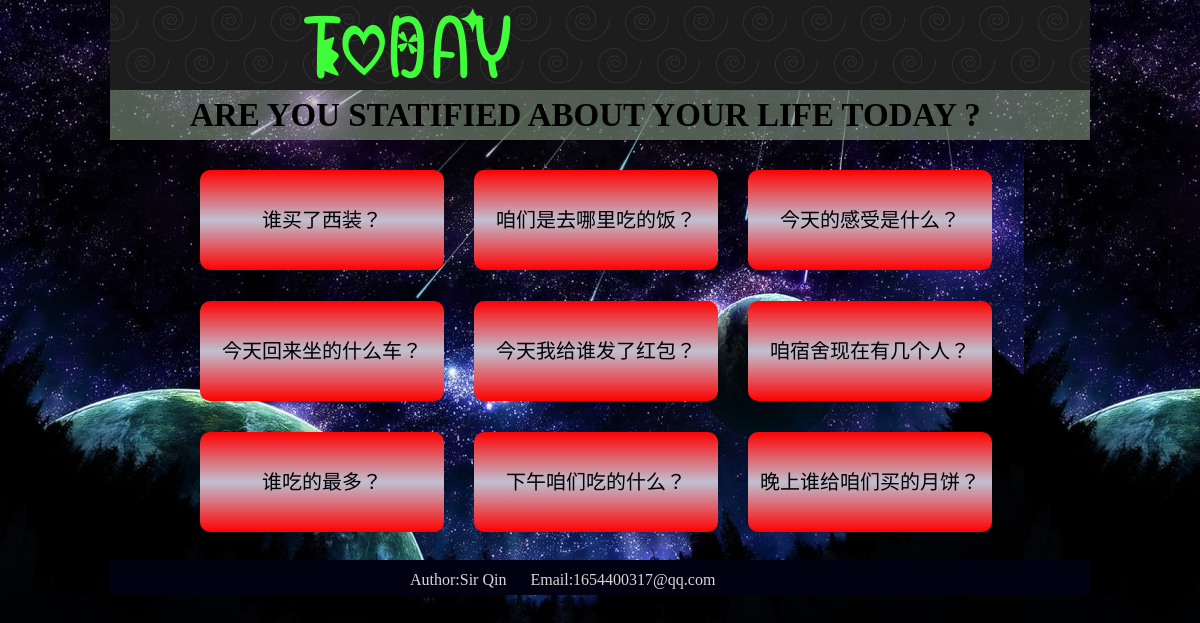
The app's page /index/ with its own data.
### polls/models.py (models this page shows, shortened)
class Question(models.Model):
	question_text=models.CharField('问题',max_length=200)
	pub_date=models.DateTimeField('时间')

### polls/views.py (the view)
# urls.py: url(r'index/',include('polls.urls'))
def index(request):
	a=Question.objects.order_by('-pub_date')[:9]
	return render(request, 'polls/index.html',{'a':a})

### polls/templates/polls/index.html (shortened to what this page needs)
{% load static %}
<!DOCTYPE html>
<html>
<head>
	<link rel="stylesheet" type="text/css" href="{% static 'polls/style.css' %}" />
</head>
<body>
<div class="all">
		<div class="header">
			<img src="{% static 'polls/header.png' %}" alt="">
		</div>
		<div class="hc">
			<p>ARE YOU STATIFIED ABOUT YOUR LIFE TODAY ?</p>
		</div>
		<div class="center">
				{% if a %}
				<ul>
					{% for i in a %}
					<li>
						<a href="{% url 'polls:detail' i.id %}">
						<div class="xx">
							{{ i.question_text }}
						</div>
						</a>
					</li>
					{% endfor %}
				</ul>
				{% else %}
				<p>no polls are available.</p>
				{% endif %}
		</div>
		<div class="xia">
		<div class="xiaxia">
			Author:Sir Qin &nbsp&nbsp&nbsp&nbsp Email:1654400317@qq.com
		</div>
		</div>
</div>
</body>
</html>

### polls/static/polls/style.css (style rules this page uses)
* { border: 0;margin: 0;padding: 0; }
body { background: url(./B.jpg) }
.all { width:980px;height: 560px;margin: 0 auto; }
a { color: blue; }
.header { width: 980px;height: 90px; }
.hc { height: 50px;background: rgba(157, 180, 151, 0.51);margin-bottom: 0px; }
p { line-height: 50px;font-family: '微软雅黑';font-size: 33px;font-weight: bold; margin-left:80px; }
ul { list-style: none; }
.center { width: 800px;height: 370px; margin: 0 auto; }
.center li { width: 244px;height: 100px;float: left;margin-left: 30px;margin-bottom: 31px; }
.center li:nth-child(1),.center li:nth-child(4),.center li:nth-child(7) { margin-left: 0; }
.center li:nth-child(7),.center li:nth-child(8),.center li:nth-child(9) { margin-bottom: 0; }
.center li:nth-child(1),.center li:nth-child(2),.center li:nth-child(3) { margin-top: 0; }
.center li a { font-size: 20px;height: 100px;line-height: 100px;text-decoration: none; }
.xx { text-align: center;background: linear-gradient(red, #C0C0D1,red);border-radius: 10px; }
.xia { height: 35px;background: rgb(2, 1, 17);margin-top: 50px; }
.xiaxia { margin-left: 300px;width: 500px;color: #DBD5D5;line-height: 40px; }
a:link,a:hover,a:visited,a:active { text-decoration: none;color: inherit;display: block; }
a { margin: 30px 0;font-size: 20px; }

### records on screen
Question: question_text "谁买了西装？"
Question: question_text "咱们是去哪里吃的饭？"
Question: question_text "今天的感受是什么？"
Question: question_text "今天回来坐的什么车？"
Question: question_text "今天我给谁发了红包？"
Question: question_text "咱宿舍现在有几个人？"
Question: question_text "谁吃的最多？"
Question: question_text "下午咱们吃的什么？"
Question: question_text "晚上谁给咱们买的月饼？"
